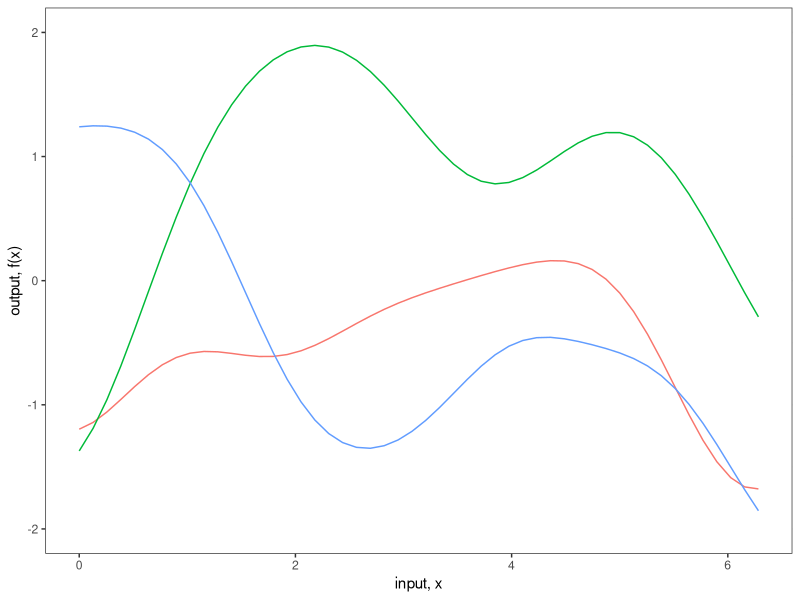
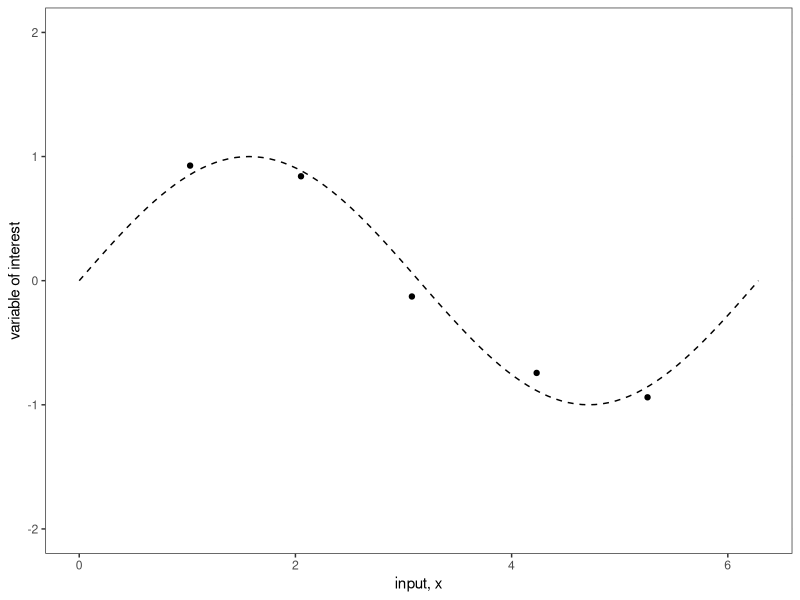
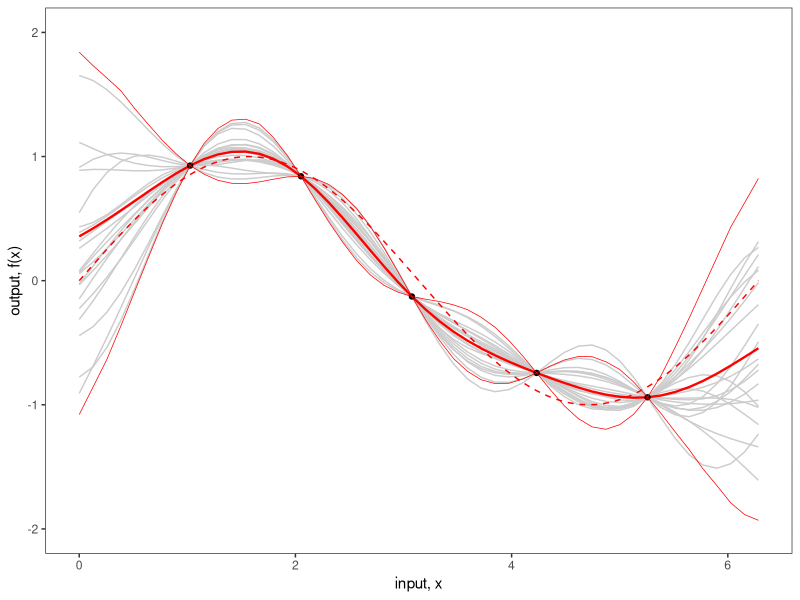
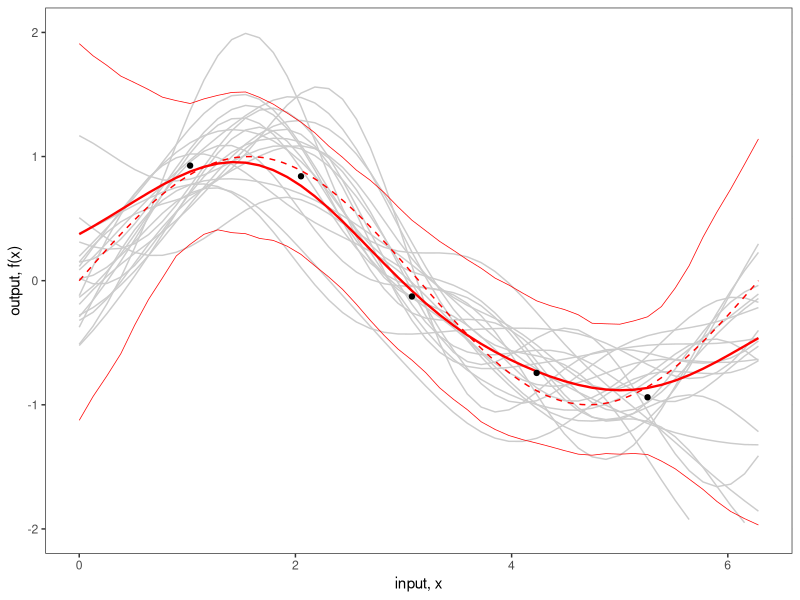
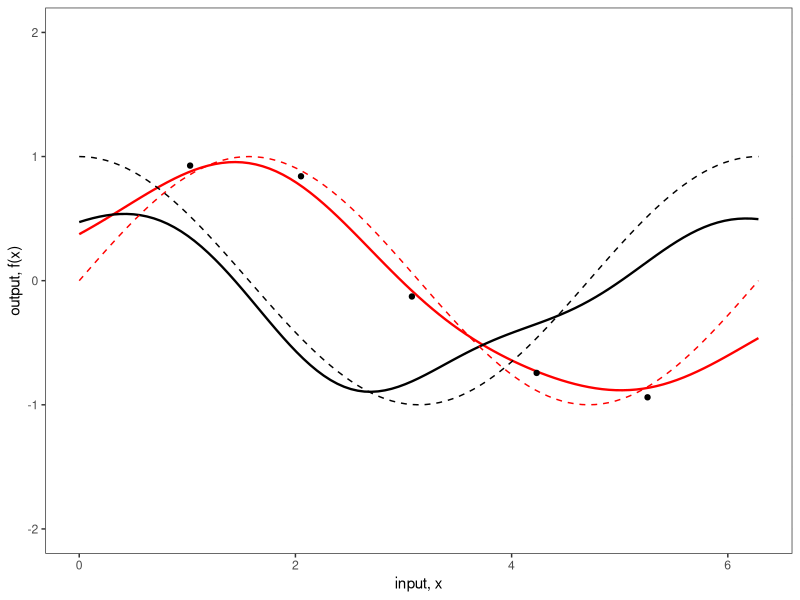
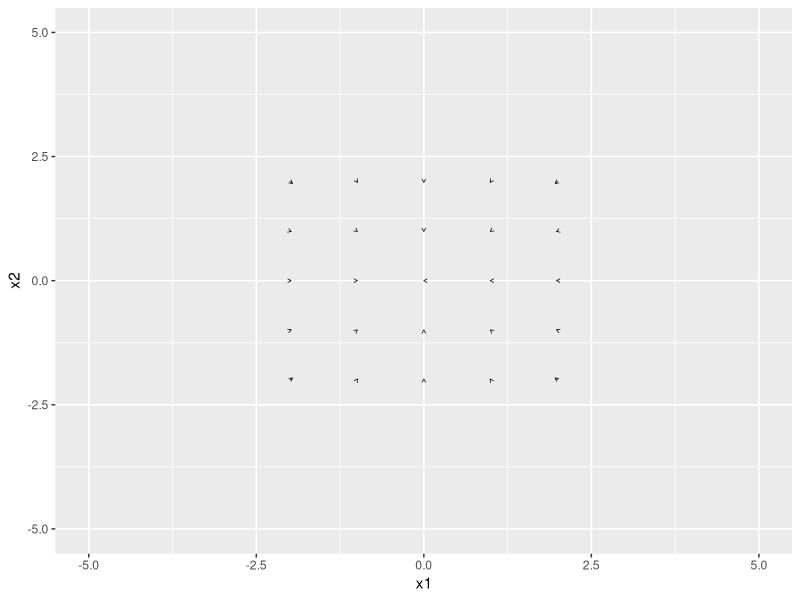
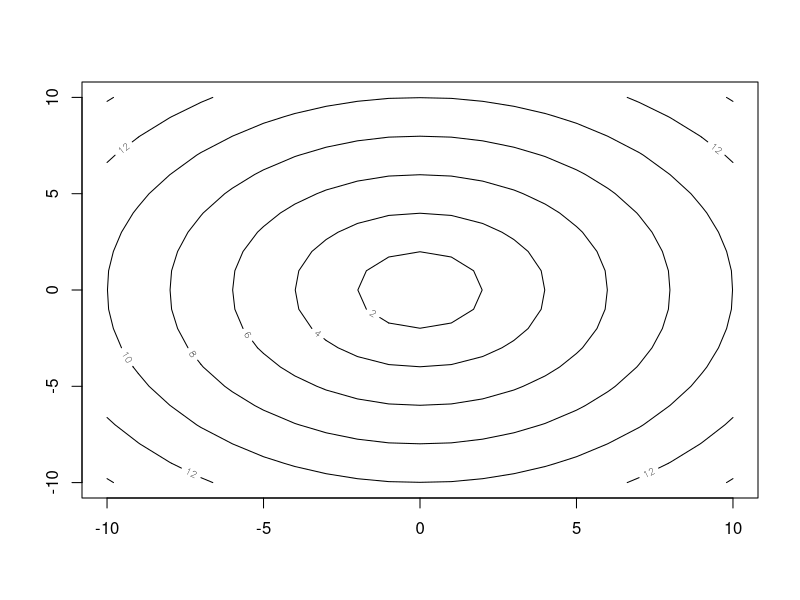
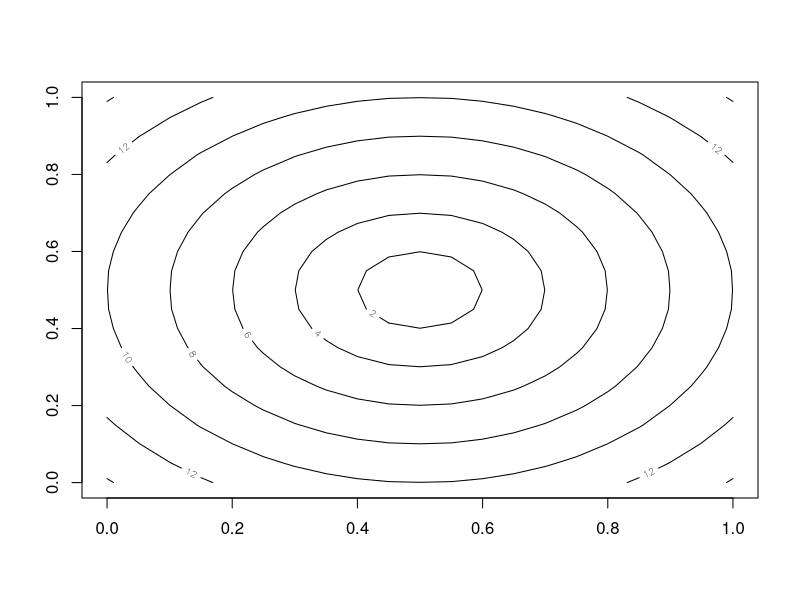

Source code (R) for these figures, in order:
## ---- chunk 1
# Load in the required libraries for data manipulation
# and multivariate normal distribution
require(MASS)
require(plyr)
require(reshape2)
require(ggplot2)
## ---- chunk 2
x_pts_num <- 50
x_pts_num_s <- 10
## ---- chunk 3
# Parameters:
#	X1, X2 = vectors
# 	l = the scale length parameter
# Returns:
# 	a covariance matrix
calcSigma <- function(X1,X2,l=1) {
  Sigma <- matrix(rep(0, length(X1)*length(X2)), nrow=length(X1))
  for (i in 1:nrow(Sigma)) {
    for (j in 1:ncol(Sigma)) {
      Sigma[i,j] <- exp(-0.5*(abs(X1[i]-X2[j])/l)^2)
    }
  }
  return(Sigma)
}
x.star_s <- seq(0,2*pi, len=x_pts_num_s)
k.xsxs_s <- calcSigma(x.star_s,x.star_s)
## ---- chunk 4
# Utility function to print matrices in proper LaTeX format
print_mat <- function(mat) {
  n <- nrow(mat)
  c('\\begin{bmatrix}',
    paste0(sapply(seq_len(n - 1),
                  function(i) paste0(mat[i, ], collapse = ' & ')),
           ' \\\\'),
    paste0(mat[n, ], collapse = ' & '),
    '\\end{bmatrix}')
} 
## ---- chunk 5
writeLines(c('$$',
             print_mat(
               round(k.xsxs_s,3)
             ),
             '$$'))
## ---- chunk 6
# Parameters:
#	X1, X2 = vectors
# 	l = the scale length parameter
# Returns:
# 	a covariance matrix
calcSigma <- function(X1,X2,l=1) {
  Sigma <- matrix(rep(0, length(X1)*length(X2)), nrow=length(X1))
  for (i in 1:nrow(Sigma)) {
    for (j in 1:ncol(Sigma)) {
      Sigma[i,j] <- exp(-0.5*(abs(X1[i]-X2[j])/l)^2)
    }
  }
  return(Sigma)
}
x.star <- seq(0,2*pi, len=x_pts_num)
k.xsxs <- calcSigma(x.star,x.star)
## ---- chunk 7
# Generate a number of functions from the process
n.samples_s <- 3
values <- matrix(rep(0,length(x.star)*n.samples_s), ncol=n.samples_s)
for (i in 1:n.samples_s) {
  # Each column represents a sample from a multivariate normal distribution
  # with zero mean and covariance k.xsxs
  values[,i] <- mvrnorm(1, rep(0, length(x.star)), k.xsxs)
}
values <- cbind(x=x.star,as.data.frame(values))
values <- melt(values,id="x")
## ---- chunk 8
# Plot the result
fig2a <- ggplot(values,aes(x=x,y=value)) +
  geom_rect(xmin=-Inf, xmax=Inf, ymin=-2.25, ymax=2.25, fill="white") +
  geom_line(aes(color=variable), show.legend = FALSE) +
  theme_bw() +
  scale_y_continuous(lim=c(-2,2), name="output, f(x)") +
  xlab("input, x")
fig2a
## ---- chunk 9
n <- 5
## ---- chunk 10
real_life_process <- function(x){
  sin(x)
}
## ---- chunk 11

# control_inputs <- matrix(seq(1,2*pi-1,len=n), ncol = 1)
control_inputs <- matrix(c(1.0258262, 2.0516523, 3.0774785, 4.2315330, 5.2573591), ncol = 1)

var_meas_err <- 0.01
obs_errors <- matrix(rnorm(n,0,sd = sqrt(var_meas_err)), ncol=1)

zeta <- real_life_process(control_inputs)
obs <- as.matrix(zeta, ncol=1) + obs_errors

f <- data.frame(x=control_inputs,
                y=obs)
colnames(f) <- c("control_inputs", "obs")
## ---- chunk 12
# Plot the result
fig <- ggplot(f, aes(control_inputs, obs)) +
  geom_rect(xmin=-Inf, xmax=Inf, ymin=-2.25, ymax=2.25, fill="white") + 
  geom_point() +
  geom_function(fun = function(x) sin(x), linetype="dashed") +
  xlab("input, x") +
  xlim(0,2*pi) +
  scale_y_continuous(lim=c(-2,2), name="variable of interest") +
  theme_bw()
fig
## ---- chunk 13
x <- f$control_inputs
k.xx <- calcSigma(x,x)
k.xxs <- calcSigma(x,x.star)
k.xsx <- calcSigma(x.star,x)
# k.xsxs <- calcSigma(x.star,x.star)
## ---- chunk 14
f.star.bar <- k.xsx%*%solve(k.xx)%*%f$obs
cov.f.star <- k.xsxs - k.xsx%*%solve(k.xx)%*%k.xxs
## ---- chunk 15
n.samples_m <- 20
## ---- chunk 16
values <- matrix(rep(0,length(x.star)*n.samples_m), ncol=n.samples_m)
for (i in 1:n.samples_m) {
  values[,i] <- mvrnorm(1, f.star.bar, cov.f.star)
}
values <- cbind(x=x.star,as.data.frame(values))
values <- melt(values,id="x")
## ---- chunk 17
n.samples <- 1000
values_l <- matrix(rep(0,length(x.star)*n.samples), ncol=n.samples)
for (i in 1:n.samples) {
  values_l[,i] <- mvrnorm(1, f.star.bar, cov.f.star)
}
values_l <- cbind(x=x.star,as.data.frame(values_l))
values_l <- melt(values_l,id="x")
## ---- chunk 18
post_summ <- data.frame(x.star, f.star.bar, rep(NA, length(x.star)), rep(NA, length(x.star)))
colnames(post_summ) <- c("x.star", "f.star.bar", "lower", "upper")
for (i in 1:length(x.star)) {
  post_summ[i, 3] <- quantile(values_l[seq(i, length(x.star)*n.samples, by=length(x.star)),3], 0.025)
}
for (i in 1:length(x.star)) {
  post_summ[i, 4] <- quantile(values_l[seq(i, length(x.star)*n.samples, by=length(x.star)),3], 0.975)
}
## ---- chunk 19
fig2b <- ggplot(values,aes(x=x,y=value)) +
  geom_rect(xmin=-Inf, xmax=Inf, ymin=-2.25, ymax=2.25, fill="white") +
  geom_line(aes(group=variable), colour="grey80") + 
  geom_line(data=values_l, aes(x=rep(x.star,n.samples), y=rep(f.star.bar,n.samples)),colour="red", linewidth=0.8) +
  geom_point(data=f,aes(x=control_inputs,y=obs)) +
  geom_line(data=post_summ,aes(x=x.star,y=lower), colour="red", linewidth=0.25) +
  geom_line(data=post_summ,aes(x=x.star,y=upper), colour="red", linewidth=0.25) +
  theme_bw() +
  scale_y_continuous(lim=c(-2,2), name="output, f(x)") +
  xlab("input, x") +
  geom_function(fun = function(x) sin(x), colour="red", linetype="dashed")
fig2b
## ---- chunk 20
obs_noise <- 0.1
## ---- chunk 21
x <- f$control_inputs
k.xx.noise <- k.xx + obs_noise * diag(1, ncol(k.xx))
## ---- chunk 22
f.star.bar <- k.xsx%*%solve(k.xx.noise)%*%f$obs
cov.f.star <- k.xsxs - k.xsx%*%solve(k.xx.noise)%*%k.xxs
## ---- chunk 23
n.samples_m <- 20
## ---- chunk 24
values <- matrix(rep(0,length(x.star)*n.samples_m), ncol=n.samples_m)
for (i in 1:n.samples_m) {
  values[,i] <- mvrnorm(1, f.star.bar, cov.f.star)
}
values <- cbind(x=x.star,as.data.frame(values))
values <- melt(values,id="x")
## ---- chunk 25
n.samples <- 1000
values_l <- matrix(rep(0,length(x.star)*n.samples), ncol=n.samples)
for (i in 1:n.samples) {
  values_l[,i] <- mvrnorm(1, f.star.bar, cov.f.star)
}
values_l <- cbind(x=x.star,as.data.frame(values_l))
values_l <- melt(values_l,id="x")
## ---- chunk 26
post_summ <- data.frame(x.star, f.star.bar, rep(NA, length(x.star)), rep(NA, length(x.star)))
colnames(post_summ) <- c("x.star", "f.star.bar", "lower", "upper")
for (i in 1:length(x.star)) {
  post_summ[i, 3] <- quantile(values_l[seq(i, length(x.star)*n.samples, by=length(x.star)),3], 0.025)
}
for (i in 1:length(x.star)) {
  post_summ[i, 4] <- quantile(values_l[seq(i, length(x.star)*n.samples, by=length(x.star)),3], 0.975)
}
## ---- chunk 27
fig2b <- ggplot(values,aes(x=x,y=value)) +
  geom_rect(xmin=-Inf, xmax=Inf, ymin=-2.25, ymax=2.25, fill="white") +
  geom_line(aes(group=variable), colour="grey80") + 
  geom_line(data=values_l, aes(x=rep(x.star,n.samples), y=rep(f.star.bar,n.samples)),colour="red", linewidth=0.8) +
  geom_point(data=f,aes(x=control_inputs,y=obs)) +
  geom_line(data=post_summ,aes(x=x.star,y=lower), colour="red", linewidth=0.25) +
  geom_line(data=post_summ,aes(x=x.star,y=upper), colour="red", linewidth=0.25) +
  theme_bw() +
  scale_y_continuous(lim=c(-2,2), name="output, f(x)") +
  xlab("input, x") +
  geom_function(fun = function(x) sin(x), colour="red", linetype="dashed") 
# +
  # geom_errorbar(data=f,aes(x=control_inputs,y=NULL,ymin=obs-2*sqrt(obs_noise), ymax=obs+2*sqrt(obs_noise)), width=0.2)
fig2b
## ---- chunk 28
alpha <- solve(k.xx.noise) %*% f$obs
## ---- chunk 29
alpha1 <- alpha[1]
alpha2 <- alpha[2]
alpha3 <- alpha[3]
alpha4 <- alpha[4]
alpha5 <- alpha[5]
ci1 <- control_inputs[1]
ci2 <- control_inputs[2]
ci3 <- control_inputs[3]
ci4 <- control_inputs[4]
ci5 <- control_inputs[5]
mf <- expression(
  alpha1 * exp(-0.5*((ci1-x)/l)^2) +
    alpha2 * exp(-0.5*((ci2-x)/l)^2) +
    alpha3 * exp(-0.5*((ci3-x)/l)^2) +
    alpha4 * exp(-0.5*((ci4-x)/l)^2) +
    alpha5 * exp(-0.5*((ci5-x)/l)^2))
D(mf, 'x')
## ---- chunk 30
l <- 1
fig2d <- ggplot(values,aes(x=x,y=value)) +
  geom_rect(xmin=-Inf, xmax=Inf, ymin=-2.25, ymax=2.25, fill="white") +
  geom_function(fun = function(x) 
    alpha[1] * exp(-0.5*((control_inputs[1]-x)/l)^2) +
      alpha[2] * exp(-0.5*((control_inputs[2]-x)/l)^2) +
      alpha[3] * exp(-0.5*((control_inputs[3]-x)/l)^2) +
      alpha[4] * exp(-0.5*((control_inputs[4]-x)/l)^2) +
      alpha[5] * exp(-0.5*((control_inputs[5]-x)/l)^2),
    colour="red", linewidth=0.8) +
  geom_function(fun = function(x)
    alpha1 * (exp(-0.5 * ((ci1 - x)/l)^2) * (0.5 * (2 * (1/l * ((ci1 - x)/l))))) + 
      alpha2 * (exp(-0.5 * ((ci2 - x)/l)^2) * (0.5 * (2 * (1/l * ((ci2 - x)/l))))) + 
      alpha3 * (exp(-0.5 * ((ci3 - x)/l)^2) * (0.5 * (2 * (1/l * ((ci3 - x)/l))))) + 
      alpha4 * (exp(-0.5 * ((ci4 - x)/l)^2) * (0.5 * (2 * (1/l * ((ci4 - x)/l))))) + 
      alpha5 * (exp(-0.5 * ((ci5 - x)/l)^2) * (0.5 * (2 * (1/l * ((ci5 - x)/l))))),
    colour="black", linewidth=0.8) +
  geom_function(fun = function(x) sin(x), colour="red", linetype="dashed") +
  geom_function(fun = function(x) cos(x), linetype="dashed") +
  geom_point(data=f,aes(x=control_inputs,y=obs)) +
  theme_bw() +
  scale_y_continuous(lim=c(-2,2), name="output, f(x)") +
  xlab("input, x")
fig2d
## ---- chunk 31
f1 <- expression(
  (9 - x1^2 - x2^2)^(1/2)
)
# D(f1, "x1")
# D(f1, "x2")
Df1_x1 <- function(x1, x2){
  (1/2)*(9 - x1^2 - x2^2)^(-1/2) * (-2*x1)
}
Df1_x2 <- function(x1, x2){
  (1/2)*(9 - x1^2 - x2^2)^(-1/2) * (-2*x2)
}

vector_field_1 <- expand.grid(x1=seq(-5, 5, 1), x2=seq(-5, 5, 1))
vector_field_1$vx1 <- with(vector_field_1, Df1_x1(x1, x2))
vector_field_1$vx2 <- with(vector_field_1, Df1_x2(x1, x2))

library(grid)
arrow_scale <- 50
ggplot(vector_field_1, aes(x = x1, y = x2)) +
  geom_segment(aes(xend = x1+vx1/arrow_scale, yend = x2+vx2/arrow_scale),
               arrow = arrow(length = unit(0.1, "cm")), linewidth = 0.25)

## ---- chunk 32
library(graphics)

# Data
x <- -10:10
y <- -10:10
z <- sqrt(outer(x ^ 2, y ^ 2, "+"))

contour(x, y, z)

# You can also type, the following
# but the axes will be between 0 and 1
contour(z)
## ---- chunk 33
n_vector_field_1 <- vector_field_1
for (i in 1:50) {
  n_vector_field_1$vx1[i] <- vector_field_1$vx1[i] / sqrt((vector_field_1$vx1[i])^2 + (vector_field_1$vx2[i])^2)
}
for (i in 1:50) {
  n_vector_field_1$vx2[i] <- vector_field_1$vx2[i] / sqrt((vector_field_1$vx1[i])^2 + (vector_field_1$vx2[i])^2)
}

library(dplyr)
n_vector_field_1 <- n_vector_field_1 %>% replace(is.na(.), 0)
## ---- chunk 34
vector_field_2 <- vector_field_1
vector_field_2$vx1 <- -(vector_field_2$vx1)
vector_field_2$vx2 <- -(vector_field_2$vx2)
ggplot(vector_field_2, aes(x = x1, y = x2)) +
  geom_segment(aes(xend = x1+vx1/arrow_scale, yend = x2+vx2/arrow_scale),
               arrow = arrow(length = unit(0.1, "cm")), linewidth = 0.25)

## ---- chunk 35
vector_field_1$vx1 * vector_field_2$vx1
